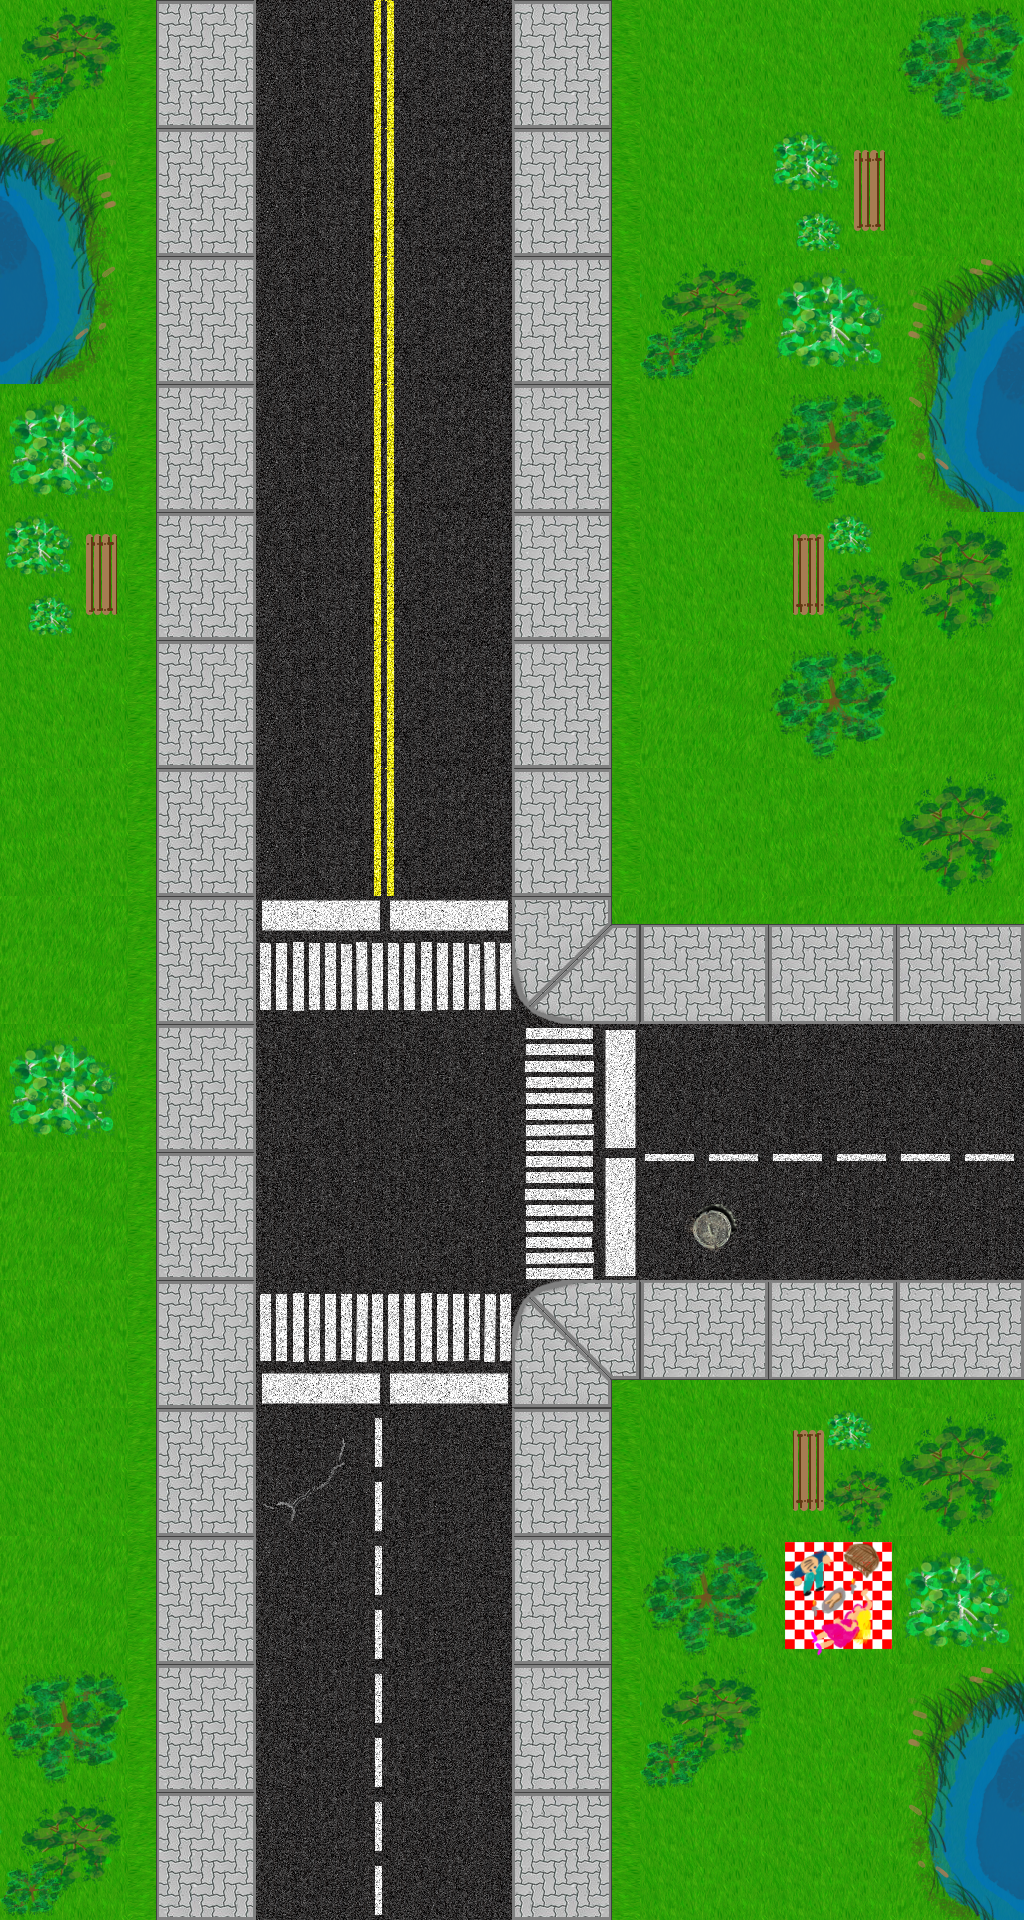

Rendered tile map (Tiled .tmx) drawn with the repository's tilesets; below, a short description and the full map source, tile grids included:
An orthogonal 8x15 tile map with 128x128 px tiles, 1 tile layer (Tile Layer 1).

<map version="1.0" orientation="orthogonal" renderorder="right-down" width="8" height="15" tilewidth="128" tileheight="128" nextobjectid="1">
 <tileset firstgid="1" name="RoadTilesV2" tilewidth="128" tileheight="128">
  <image source="RoadTilesV2.png" width="1024" height="768" />
 </tileset>
 <layer name="Tile Layer 1" width="8" height="15">
  <data>
   <tile gid="48" />
   <tile gid="32" />
   <tile gid="4" />
   <tile gid="1" />
   <tile gid="31" />
   <tile gid="28" />
   <tile gid="27" />
   <tile gid="47" />
   <tile gid="33" />
   <tile gid="32" />
   <tile gid="4" />
   <tile gid="1" />
   <tile gid="31" />
   <tile gid="28" />
   <tile gid="36" />
   <tile gid="28" />
   <tile gid="41" />
   <tile gid="32" />
   <tile gid="4" />
   <tile gid="1" />
   <tile gid="31" />
   <tile gid="48" />
   <tile gid="45" />
   <tile gid="34" />
   <tile gid="45" />
   <tile gid="32" />
   <tile gid="4" />
   <tile gid="1" />
   <tile gid="31" />
   <tile gid="28" />
   <tile gid="47" />
   <tile gid="42" />
   <tile gid="36" />
   <tile gid="32" />
   <tile gid="4" />
   <tile gid="1" />
   <tile gid="31" />
   <tile gid="27" />
   <tile gid="35" />
   <tile gid="46" />
   <tile gid="28" />
   <tile gid="32" />
   <tile gid="4" />
   <tile gid="1" />
   <tile gid="31" />
   <tile gid="26" />
   <tile gid="47" />
   <tile gid="26" />
   <tile gid="25" />
   <tile gid="32" />
   <tile gid="4" />
   <tile gid="1" />
   <tile gid="31" />
   <tile gid="28" />
   <tile gid="25" />
   <tile gid="46" />
   <tile gid="26" />
   <tile gid="32" />
   <tile gid="10" />
   <tile gid="10" />
   <tile gid="39" />
   <tile gid="30" />
   <tile gid="30" />
   <tile gid="30" />
   <tile gid="45" />
   <tile gid="32" />
   <tile gid="17" />
   <tile gid="17" />
   <tile gid="11" />
   <tile gid="18" />
   <tile gid="19" />
   <tile gid="18" />
   <tile gid="26" />
   <tile gid="32" />
   <tile gid="17" />
   <tile gid="17" />
   <tile gid="11" />
   <tile gid="16" />
   <tile gid="8" />
   <tile gid="8" />
   <tile gid="25" />
   <tile gid="32" />
   <tile gid="9" />
   <tile gid="9" />
   <tile gid="38" />
   <tile gid="29" />
   <tile gid="29" />
   <tile gid="29" />
   <tile gid="28" />
   <tile gid="32" />
   <tile gid="14" />
   <tile gid="19" />
   <tile gid="31" />
   <tile gid="28" />
   <tile gid="35" />
   <tile gid="46" />
   <tile gid="26" />
   <tile gid="32" />
   <tile gid="6" />
   <tile gid="19" />
   <tile gid="31" />
   <tile gid="47" />
   <tile gid="43" />
   <tile gid="45" />
   <tile gid="47" />
   <tile gid="32" />
   <tile gid="6" />
   <tile gid="19" />
   <tile gid="31" />
   <tile gid="48" />
   <tile gid="27" />
   <tile gid="34" />
   <tile gid="48" />
   <tile gid="32" />
   <tile gid="6" />
   <tile gid="18" />
   <tile gid="31" />
   <tile gid="28" />
   <tile gid="28" />
   <tile gid="42" />
  </data>
 </layer>
</map>
